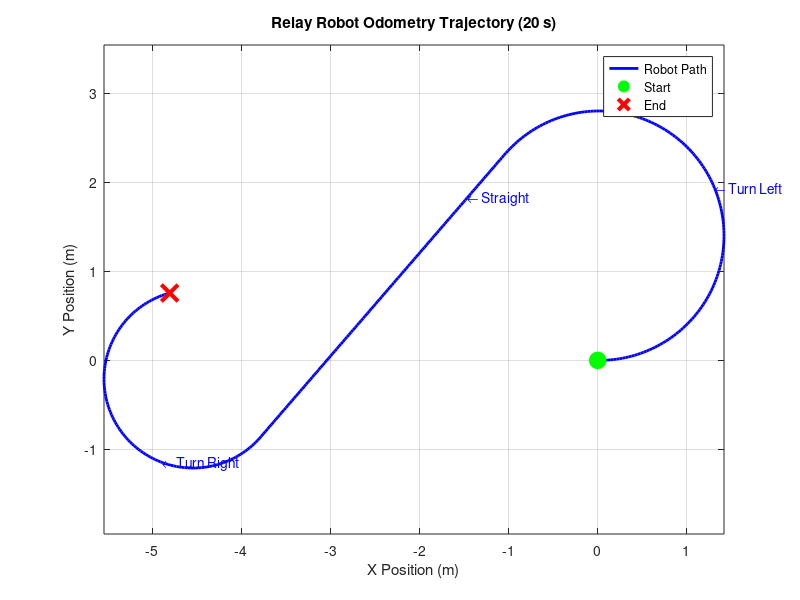
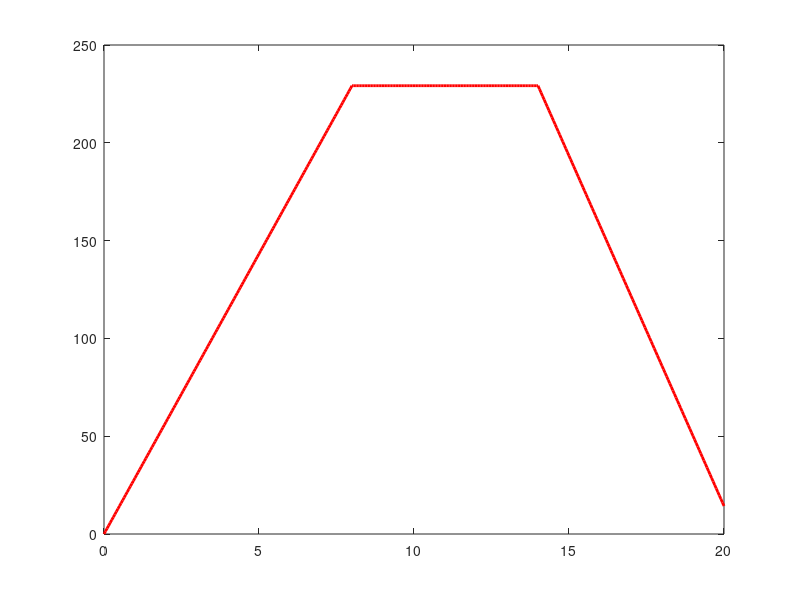

These figures' MATLAB source, in order: (Note: this script raises an error after producing the figures.)
%% ============================================================
%  Relay Autonomous Service Robot — Differential Drive
%  Kinematic Simulation (MAM 331 — Mobile Robots)
%  Dr. Muhammed Gaafar
%  Team: Mahmoud Shamekh, Mohsen Hany, Yousef Mostafa, Barthinia Hany
%% ============================================================
clear; clc; close all;

%% ─── Robot Parameters (from report) ───────────────────────
r  = 0.075;    % Wheel radius (m)
a  = 0.20;     % Half track width (m) — 2a = 40 cm
dt = 0.05;     % Time step (s)
T  = 20.0;     % Total simulation time (s)

%% ─── Initial State [x, y, phi] ────────────────────────────
x   = 0.0;
y   = 0.0;
phi = 0.0;     % Initial heading (rad)

%% ─── Data Logging Arrays ───────────────────────────────────
N = T/dt + 1;
time_log   = zeros(1,N);
x_log      = zeros(1,N);
y_log      = zeros(1,N);
phi_log    = zeros(1,N);
vQ_log     = zeros(1,N);
phidot_log = zeros(1,N);
thetaR_log = zeros(1,N);
thetaL_log = zeros(1,N);

%% ─── Simulation Loop ───────────────────────────────────────
for k = 1:N
    t = (k-1) * dt;

    % ── Wheel Speeds (3 phases) ──────────────────────────────
    if t < 8
        vR = 0.8;  vL = 0.6;   % Phase 1: Turn Left (CCW)
    elseif t < 14
        vR = 0.7;  vL = 0.7;   % Phase 2: Straight
    else
        vR = 0.5;  vL = 0.75;  % Phase 3: Turn Right (CW)
    end

    % ── Forward Kinematics ───────────────────────────────────
    vQ     = (vR + vL) / 2;
    phidot = (vR - vL) / (2*a);
    xdot   = vQ * cos(phi);
    ydot   = vQ * sin(phi);

    % ── Log current state BEFORE integration ────────────────
    time_log(k)   = t;
    x_log(k)      = x;
    y_log(k)      = y;
    phi_log(k)    = rad2deg(phi);
    vQ_log(k)     = vQ;
    phidot_log(k) = phidot;

    % ── Inverse Kinematics (wheel angular velocities) ───────
    thetaR_log(k) = (1/r) * (vQ + a*phidot);
    thetaL_log(k) = (1/r) * (vQ - a*phidot);

    % ── Euler Integration (Odometry) ────────────────────────
    x   = x   + xdot   * dt;
    y   = y   + ydot   * dt;
    phi = phi + phidot * dt;
end

%% ─── Odometry Numerical Example (from report: phi=28.6°) ──
fprintf('\n=== Odometry Numerical Example (Matches Report) ===\n');
r_ex  = 0.075; a_ex = 0.20;
vR_ex = 0.8;   vL_ex = 0.6;
phi_ex = deg2rad(28.6);

thetaR_ex = vR_ex / r_ex;
thetaL_ex = vL_ex / r_ex;

% Forward Kinematics Matrix
J = [ (r_ex/2)*cos(phi_ex),  (r_ex/2)*cos(phi_ex) ;
      (r_ex/2)*sin(phi_ex),  (r_ex/2)*sin(phi_ex) ;
       r_ex/(2*a_ex),        -r_ex/(2*a_ex)       ];

theta_vec = [thetaR_ex; thetaL_ex];
result_FK = J * theta_vec;

fprintf('θ_R = %.4f rad/s\n', thetaR_ex);
fprintf('θ_L = %.4f rad/s\n', thetaL_ex);
fprintf('x_dot = %.5f m/s  (report: 0.61239)\n', result_FK(1));
fprintf('y_dot = %.5f m/s  (report: 0.33380)\n', result_FK(2));
fprintf('phi_dot = %.4f rad/s (report: 0.4875)\n', result_FK(3));

% Inverse Kinematics Matrix
J_inv = (1/r_ex) * [ cos(phi_ex), sin(phi_ex),  a_ex ;
                      cos(phi_ex), sin(phi_ex), -a_ex ];

result_IK = J_inv * result_FK;
fprintf('\n--- Inverse Kinematics Verification ---\n');
fprintf('θ_R recovered = %.4f rad/s (expected: 10.6)\n', result_IK(1));
fprintf('θ_L recovered = %.4f rad/s (expected: 8.0)\n',  result_IK(2));

%% ─── Plot 1: Robot Trajectory ──────────────────────────────
figure('Name','Relay Robot Trajectory','Color','white');
plot(x_log, y_log, 'b-', 'LineWidth', 2); hold on;
plot(x_log(1),   y_log(1),   'go', 'MarkerSize',12, 'MarkerFaceColor','g'); % Start
plot(x_log(end), y_log(end), 'rx', 'MarkerSize',12, 'LineWidth', 3);        % End
legend('Robot Path','Start','End','Location','best');
xlabel('X Position (m)'); ylabel('Y Position (m)');
title('Relay Robot Odometry Trajectory (20 s)');
grid on; axis equal;
text(x_log(80),  y_log(80),  '← Turn Left',  'FontSize',10,'Color','blue');
text(x_log(180), y_log(180), '← Straight',   'FontSize',10,'Color','blue');
text(x_log(320), y_log(320), '← Turn Right', 'FontSize',10,'Color','blue');

%% ─── Plot 2: Heading Angle Over Time ───────────────────────
figure('Name','Heading Angle','Color','white');
plot(time_log, phi_log, 'r-', 'LineWidth', 2);
xline(8,  '--k', 'Straight',    'LabelHorizontalAlignment','right');
xline(14, '--k', 'Turn Right',  'LabelHorizontalAlignment','right');
xlabel('Time (s)'); ylabel('φ (degrees)');
title('Robot Heading Angle φ — Odometry State Estimation');
grid on;

%% ─── Plot 3: Wheel Angular Velocities (IK) ─────────────────
figure('Name','Wheel Velocities','Color','white');
plot(time_log, thetaR_log, 'b-', 'LineWidth', 2); hold on;
plot(time_log, thetaL_log, 'r-', 'LineWidth', 2);
xline(8,  '--k'); xline(14, '--k');
legend('ω_R (Right Wheel)','ω_L (Left Wheel)','Location','best');
xlabel('Time (s)'); ylabel('ω (rad/s)');
title('Inverse Kinematics: Wheel Angular Velocities');
grid on;

fprintf('\nSimulation complete. Final position: x=%.3f m, y=%.3f m\n',...
    x_log(end), y_log(end));
